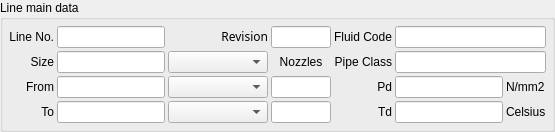
    <widget class="QGroupBox" name="groupBoxLineMain">
     <property name="sizePolicy">
      <sizepolicy hsizetype="Expanding" vsizetype="Fixed">
       <horstretch>0</horstretch>
       <verstretch>0</verstretch>
      </sizepolicy>
     </property>
     <property name="minimumSize">
      <size>
       <width>0</width>
       <height>0</height>
      </size>
     </property>
     <property name="maximumSize">
      <size>
       <width>16777215</width>
       <height>16777215</height>
      </size>
     </property>
     <property name="title">
      <string>Line main data</string>
     </property>
     <layout class="QGridLayout" name="gridLayout_3">
      <property name="leftMargin">
       <number>6</number>
      </property>
      <property name="topMargin">
       <number>6</number>
      </property>
      <property name="rightMargin">
       <number>6</number>
      </property>
      <property name="bottomMargin">
       <number>6</number>
      </property>
      <property name="spacing">
       <number>3</number>
      </property>
      <item row="0" column="0">
       <widget class="QLabel" name="textLabelLineNo">
        <property name="text">
         <string>Line No.</string>
        </property>
        <property name="alignment">
         <set>Qt::AlignRight|Qt::AlignTrailing|Qt::AlignVCenter</set>
        </property>
       </widget>
      </item>
      <item row="0" column="1">
       <widget class="QLineEdit" name="leLineNo">
        <property name="minimumSize">
         <size>
          <width>60</width>
          <height>0</height>
         </size>
        </property>
       </widget>
      </item>
      <item row="0" column="2">
       <widget class="QLabel" name="textLabelRevLine">
        <property name="text">
         <string>&lt;html&gt;&lt;head&gt;&lt;meta name=&quot;qrichtext&quot; content=&quot;1&quot; /&gt;&lt;/head&gt;&lt;body style=&quot; white-space: pre-wrap; font-family:Sans Serif; font-weight:400; font-style:normal; text-decoration:none;&quot;&gt;&lt;p style=&quot; margin-top:0px; margin-bottom:0px; margin-left:0px; margin-right:0px; -qt-block-indent:0; text-indent:0px;&quot;&gt;Revision&lt;/p&gt;&lt;/body&gt;&lt;/html&gt;</string>
        </property>
        <property name="alignment">
         <set>Qt::AlignRight|Qt::AlignTrailing|Qt::AlignVCenter</set>
        </property>
       </widget>
      </item>
      <item row="0" column="3">
       <widget class="QLineEdit" name="leRevision">
        <property name="sizePolicy">
         <sizepolicy hsizetype="Fixed" vsizetype="Fixed">
          <horstretch>0</horstretch>
          <verstretch>0</verstretch>
         </sizepolicy>
        </property>
        <property name="minimumSize">
         <size>
          <width>60</width>
          <height>0</height>
         </size>
        </property>
        <property name="maximumSize">
         <size>
          <width>60</width>
          <height>16777215</height>
         </size>
        </property>
       </widget>
      </item>
      <item row="0" column="4">
       <widget class="QLabel" name="textLabelFluidCode">
        <property name="text">
         <string>Fluid Code</string>
        </property>
        <property name="alignment">
         <set>Qt::AlignRight|Qt::AlignTrailing|Qt::AlignVCenter</set>
        </property>
       </widget>
      </item>
      <item row="0" column="5" colspan="2">
       <widget class="RB_IdxLineEdit" name="ileFluidCode">
        <property name="minimumSize">
         <size>
          <width>100</width>
          <height>0</height>
         </size>
        </property>
        <property name="maximumSize">
         <size>
          <width>16777215</width>
          <height>16777215</height>
         </size>
        </property>
       </widget>
      </item>
      <item row="1" column="0">
       <widget class="QLabel" name="textLabelSize">
        <property name="text">
         <string>Size</string>
        </property>
        <property name="alignment">
         <set>Qt::AlignRight|Qt::AlignTrailing|Qt::AlignVCenter</set>
        </property>
       </widget>
      </item>
      <item row="1" column="1">
       <widget class="QLineEdit" name="leDnSize">
        <property name="minimumSize">
         <size>
          <width>60</width>
          <height>0</height>
         </size>
        </property>
       </widget>
      </item>
      <item row="1" column="2">
       <widget class="QComboBox" name="cbProcessUtility">
        <property name="minimumSize">
         <size>
          <width>100</width>
          <height>0</height>
         </size>
        </property>
       </widget>
      </item>
      <item row="1" column="3">
       <widget class="QLabel" name="label_23">
        <property name="sizePolicy">
         <sizepolicy hsizetype="Preferred" vsizetype="Preferred">
          <horstretch>0</horstretch>
          <verstretch>0</verstretch>
         </sizepolicy>
        </property>
        <property name="text">
         <string>Nozzles</string>
        </property>
        <property name="alignment">
         <set>Qt::AlignCenter</set>
        </property>
       </widget>
      </item>
      <item row="1" column="4">
       <widget class="QLabel" name="textLabelPipeClass">
        <property name="text">
         <string>Pipe Class</string>
        </property>
        <property name="alignment">
         <set>Qt::AlignRight|Qt::AlignTrailing|Qt::AlignVCenter</set>
        </property>
       </widget>
      </item>
      <item row="1" column="5" colspan="2">
       <widget class="RB_IdxLineEdit" name="ilePipeClass">
        <property name="minimumSize">
         <size>
          <width>100</width>
          <height>0</height>
         </size>
        </property>
       </widget>
      </item>
      <item row="2" column="0">
       <widget class="QLabel" name="textLabelFrom">
        <property name="text">
         <string>From</string>
        </property>
        <property name="alignment">
         <set>Qt::AlignRight|Qt::AlignTrailing|Qt::AlignVCenter</set>
        </property>
       </widget>
      </item>
      <item row="2" column="1">
       <widget class="QLineEdit" name="leFrom">
        <property name="minimumSize">
         <size>
          <width>60</width>
          <height>0</height>
         </size>
        </property>
       </widget>
      </item>
      <item row="2" column="2">
       <widget class="QComboBox" name="cbFromType">
        <property name="minimumSize">
         <size>
          <width>100</width>
          <height>0</height>
         </size>
        </property>
        <property name="currentIndex">
         <number>-1</number>
        </property>
       </widget>
      </item>
      <item row="2" column="3">
       <widget class="QLineEdit" name="leFromSub">
        <property name="sizePolicy">
         <sizepolicy hsizetype="Fixed" vsizetype="Fixed">
          <horstretch>0</horstretch>
          <verstretch>0</verstretch>
         </sizepolicy>
        </property>
        <property name="minimumSize">
         <size>
          <width>60</width>
          <height>0</height>
         </size>
        </property>
        <property name="maximumSize">
         <size>
          <width>60</width>
          <height>16777215</height>
         </size>
        </property>
       </widget>
      </item>
      <item row="2" column="4">
       <widget class="QLabel" name="textLabelPd">
        <property name="toolTip">
         <string>Design Pressure</string>
        </property>
        <property name="text">
         <string>Pd</string>
        </property>
        <property name="alignment">
         <set>Qt::AlignRight|Qt::AlignTrailing|Qt::AlignVCenter</set>
        </property>
       </widget>
      </item>
      <item row="2" column="5">
       <widget class="QLineEdit" name="lePd">
        <property name="minimumSize">
         <size>
          <width>60</width>
          <height>0</height>
         </size>
        </property>
        <property name="toolTip">
         <string/>
        </property>
       </widget>
      </item>
      <item row="2" column="6">
       <widget class="QLabel" name="textLabel1">
        <property name="text">
         <string>N/mm2</string>
        </property>
        <property name="alignment">
         <set>Qt::AlignLeading|Qt::AlignLeft|Qt::AlignVCenter</set>
        </property>
       </widget>
      </item>
      <item row="3" column="0">
       <widget class="QLabel" name="textLabelTo">
        <property name="text">
         <string>To</string>
        </property>
        <property name="alignment">
         <set>Qt::AlignRight|Qt::AlignTrailing|Qt::AlignVCenter</set>
        </property>
       </widget>
      </item>
      <item row="3" column="1">
       <widget class="QLineEdit" name="leTo">
        <property name="minimumSize">
         <size>
          <width>60</width>
          <height>0</height>
         </size>
        </property>
       </widget>
      </item>
      <item row="3" column="2">
       <widget class="QComboBox" name="cbToType">
        <property name="minimumSize">
         <size>
          <width>100</width>
          <height>0</height>
         </size>
        </property>
        <property name="currentIndex">
         <number>-1</number>
        </property>
       </widget>
      </item>
      <item row="3" column="3">
       <widget class="QLineEdit" name="leToSub">
        <property name="sizePolicy">
         <sizepolicy hsizetype="Fixed" vsizetype="Fixed">
          <horstretch>0</horstretch>
          <verstretch>0</verstretch>
         </sizepolicy>
        </property>
        <property name="minimumSize">
         <size>
          <width>60</width>
          <height>0</height>
         </size>
        </property>
        <property name="maximumSize">
         <size>
          <width>60</width>
          <height>16777215</height>
         </size>
        </property>
       </widget>
      </item>
      <item row="3" column="4">
       <widget class="QLabel" name="textLabelTd">
        <property name="toolTip">
         <string>Design Temperature</string>
        </property>
        <property name="text">
         <string>Td</string>
        </property>
        <property name="alignment">
         <set>Qt::AlignRight|Qt::AlignTrailing|Qt::AlignVCenter</set>
        </property>
       </widget>
      </item>
      <item row="3" column="5">
       <widget class="QLineEdit" name="leTd">
        <property name="minimumSize">
         <size>
          <width>60</width>
          <height>0</height>
         </size>
        </property>
        <property name="toolTip">
         <string/>
        </property>
       </widget>
      </item>
      <item row="3" column="6">
       <widget class="QLabel" name="textLabel2">
        <property name="text">
         <string>Celsius</string>
        </property>
        <property name="alignment">
         <set>Qt::AlignLeading|Qt::AlignLeft|Qt::AlignVCenter</set>
        </property>
       </widget>
      </item>
     </layout>
    </widget>
